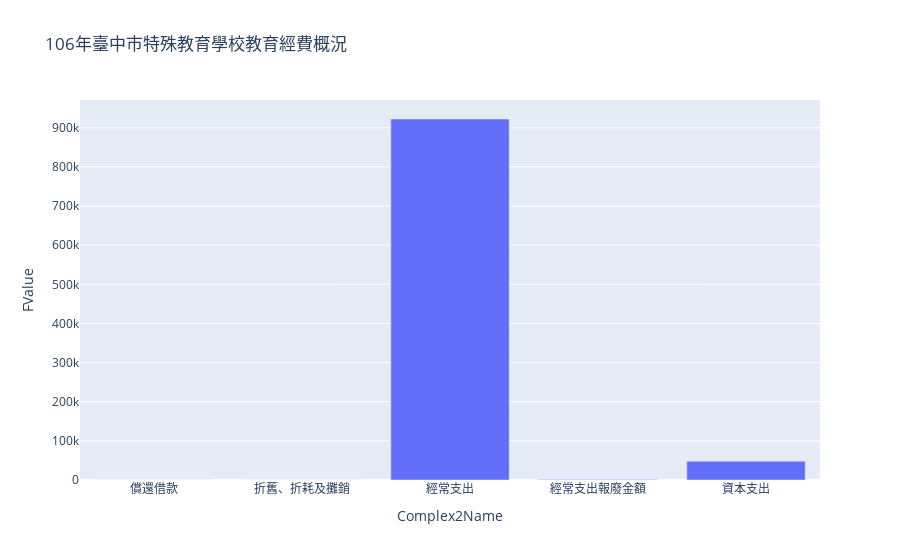

Here is the notebook cell this chart was saved with:
### Code cell
import plotly.express as px
fig = px.bar(new106, x='Complex2Name', y='FValue', title="106年臺中市特殊教育學校教育經費概況")
fig.show()

### Figure 1 — Plotly figure (JSON) as saved in the notebook; plotly's stock layout.template omitted (floating-point values rounded to 4 significant figures)
{"data": [{"alignmentgroup": "True", "hovertemplate": "Complex2Name=%{x}<br>FValue=%{y}<extra></extra>", "legendgroup": "", "marker": {"color": "#636efa", "pattern": {"shape": ""}}, "name": "", "offsetgroup": "", "orientation": "v", "showlegend": false, "textposition": "auto", "type": "bar", "x": ["償還借款", "折舊、折耗及攤銷", "經常支出", "經常支出報廢金額", "資本支出"], "xaxis": "x", "y": [0, 0, 922385, 1536, 48153], "yaxis": "y"}], "layout": {"barmode": "relative", "legend": {"tracegroupgap": 0}, "title": {"text": "106年臺中市特殊教育學校教育經費概況"}, "xaxis": {"anchor": "y", "domain": [0, 1], "title": {"text": "Complex2Name"}}, "yaxis": {"anchor": "x", "domain": [0, 1], "title": {"text": "FValue"}}}}
